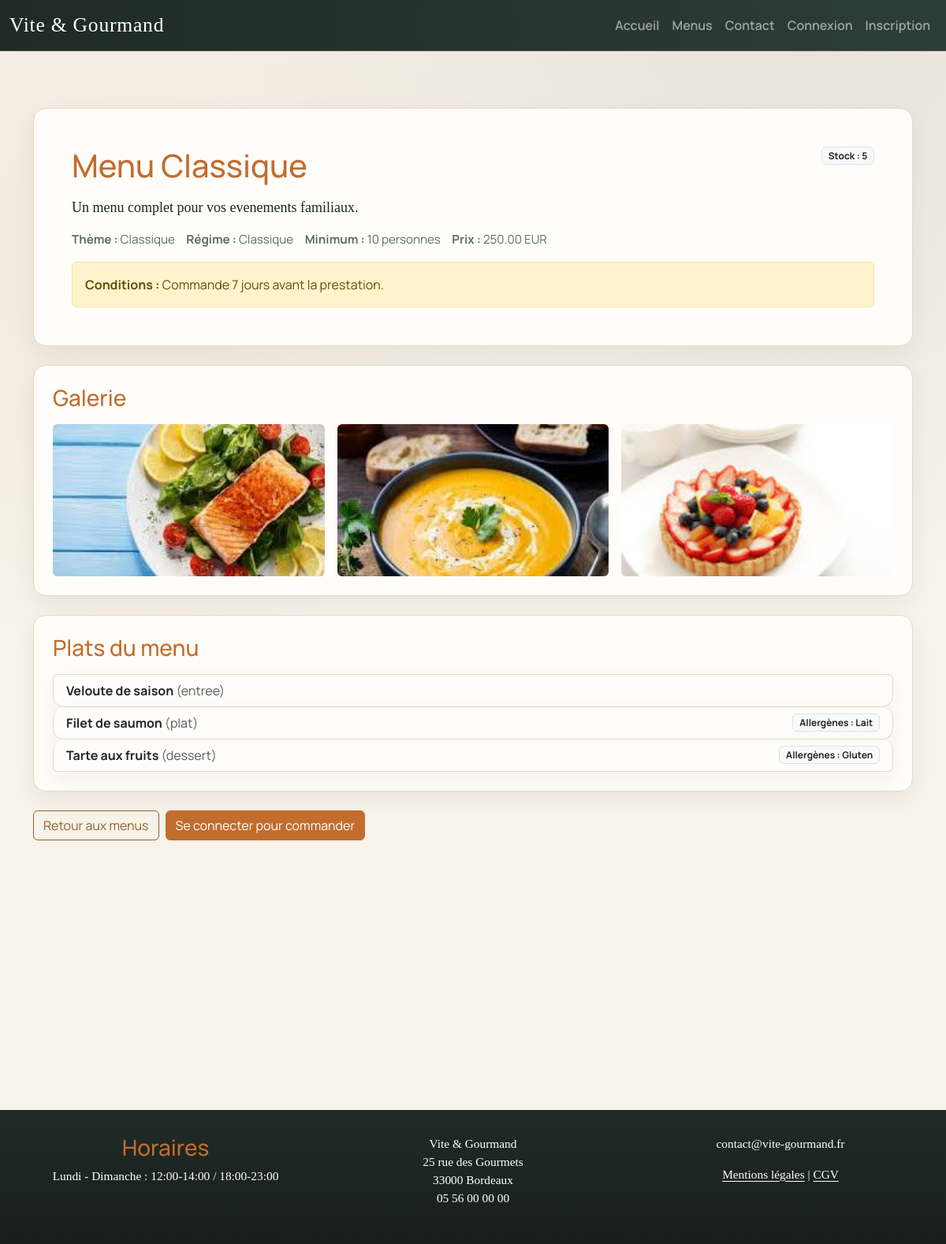
Screenshot of /menus/1 with the database file from the repository.
### tables this page shows
CREATE TABLE menus (
  id INT AUTO_INCREMENT PRIMARY KEY,
  title VARCHAR(150) NOT NULL,
  description TEXT,
  theme_id INT NOT NULL,
  regime_id INT NOT NULL,
  min_people INT NOT NULL,
  base_price DECIMAL(10,2) NOT NULL,
  conditions_text TEXT,
  stock INT NOT NULL DEFAULT 0,
  is_active TINYINT(1) NOT NULL DEFAULT 1,
  created_at TIMESTAMP DEFAULT CURRENT_TIMESTAMP,
  updated_at TIMESTAMP DEFAULT CURRENT_TIMESTAMP ON UPDATE CURRENT_TIMESTAMP,
  FOREIGN KEY (theme_id) REFERENCES themes(id),
  FOREIGN KEY (regime_id) REFERENCES regimes(id)
);

CREATE TABLE themes (
  id INT AUTO_INCREMENT PRIMARY KEY,
  name VARCHAR(100) UNIQUE NOT NULL
);

CREATE TABLE regimes (
  id INT AUTO_INCREMENT PRIMARY KEY,
  name VARCHAR(100) UNIQUE NOT NULL
);

CREATE TABLE menu_images (
  id INT AUTO_INCREMENT PRIMARY KEY,
  menu_id INT NOT NULL,
  image_path VARCHAR(255) NOT NULL,
  caption VARCHAR(150),
  FOREIGN KEY (menu_id) REFERENCES menus(id) ON DELETE CASCADE
);

CREATE TABLE dishes (
  id INT AUTO_INCREMENT PRIMARY KEY,
  name VARCHAR(150) NOT NULL,
  type ENUM('entree','plat','dessert') NOT NULL,
  description TEXT
);

### app/helpers.php (called while the page is built, shortened)
<?php
function view(string $path, array $data = []): void
{
    require __DIR__ . '/views/layout.php';
}
function partial(string $path, array $data = []): void
{
    extract($data, EXTR_SKIP);
    require __DIR__ . '/views/' . $path . '.php';
}
function auth(): ?array
{
    return $_SESSION['user'] ?? null;
}

### app/controllers/Controller.php (called while the page is built, shortened)
<?php
abstract class Controller
{
    protected function view(string $path, array $data = []): void
    {
        view($path, $data);
    }
}

### app/controllers/MenuController.php (called while the page is built, shortened)
<?php
final class MenuController extends Controller
{
    public function show(string $id): void
    {
        $menu = Menu::find((int)$id);
        $images = Menu::images((int)$id);
        $dishes = Menu::dishes((int)$id);
        $this->view('pages/menu_detail', [
            'menu' => $menu,
            'images' => $images,
            'dishes' => $dishes,
        ]);
    }
}

### public/index.php (called while the page is built, shortened)
<?php
$router = require __DIR__ . '/../app/bootstrap.php';
$router->dispatch($_SERVER['REQUEST_METHOD'], $_SERVER['REQUEST_URI']);

### app/bootstrap.php (called while the page is built, shortened)
<?php
require_once __DIR__ . '/helpers.php';
spl_autoload_register(function (string $class): void {
    $prefix = 'App\\';
    if (str_starts_with($class, $prefix)) {
        $relative = substr($class, strlen($prefix));
        $path = __DIR__ . '/' . str_replace('\\', '/', $relative) . '.php';
    }
});
$config = require __DIR__ . '/../config/app.php';
$dbConfig = require __DIR__ . '/../config/db.php';
$app = [
    'config' => $config,
    'db' => $dbConfig,
];
function app(): array
{
    global $app;
    return $app;
}
$router = new App\Router();
$router->get('/', [App\Controllers\HomeController::class, 'index']);
$router->get('/menus', [App\Controllers\MenuController::class, 'index']);
$router->get('/menus/{id}', [App\Controllers\MenuController::class, 'show']);
$router->get('/contact', [App\Controllers\ContactController::class, 'show']);
$router->post('/contact', [App\Controllers\ContactController::class, 'send']);
$router->get('/legal', [App\Controllers\HomeController::class, 'legal']);
$router->get('/cgv', [App\Controllers\HomeController::class, 'cgv']);
$router->get('/signup', [App\Controllers\AuthController::class, 'showRegister']);
$router->post('/signup', [App\Controllers\AuthController::class, 'register']);
$router->get('/signin', [App\Controllers\AuthController::class, 'showLogin']);
$router->post('/signin', [App\Controllers\AuthController::class, 'login']);
$router->get('/signout', [App\Controllers\AuthController::class, 'logout']);
$router->get('/forgot', [App\Controllers\AuthController::class, 'showForgot']);
$router->post('/forgot', [App\Controllers\AuthController::class, 'sendReset']);
$router->get('/reset/{token}', [App\Controllers\AuthController::class, 'showReset']);
$router->post('/reset', [App\Controllers\AuthController::class, 'reset']);
$router->get('/account', [App\Controllers\AccountController::class, 'index']);
$router->post('/account', [App\Controllers\AccountController::class, 'update']);
$router->get('/orders/new', [App\Controllers\OrderController::class, 'create']);
$router->post('/orders', [App\Controllers\OrderController::class, 'store']);
$router->get('/orders/{id}', [App\Controllers\OrderController::class, 'show']);
$router->post('/orders/{id}/update', [App\Controllers\OrderController::class, 'update']);
$router->post('/orders/{id}/cancel', [App\Controllers\OrderController::class, 'cancel']);
$router->post('/orders/{id}/review', [App\Controllers\OrderController::class, 'review']);
$router->get('/employee', [App\Controllers\EmployeeController::class, 'dashboard']);
$router->post('/employee/orders/{id}/status', [App\Controllers\EmployeeController::class, 'updateStatus']);
$router->post('/employee/orders/{id}/cancel', [App\Controllers\EmployeeController::class, 'cancelOrder']);
$router->get('/employee/menus', [App\Controllers\EmployeeController::class, 'menus']);
$router->post('/employee/menus', [App\Controllers\EmployeeController::class, 'saveMenu']);
$router->post('/employee/menus/{id}/delete', [App\Controllers\EmployeeController::class, 'deleteMenu']);
$router->post('/employee/menus/{id}/deactivate', [App\Controllers\EmployeeController::class, 'deactivateMenu']);
$router->post('/employee/menus/{id}/activate', [App\Controllers\EmployeeController::class, 'activateMenu']);
$router->post('/employee/dishes', [App\Controllers\EmployeeController::class, 'saveDish']);
$router->post('/employee/dishes/{id}/delete', [App\Controllers\EmployeeController::class, 'deleteDish']);
$router->post('/employee/schedules', [App\Controllers\EmployeeController::class, 'saveSchedule']);
$router->post('/employee/reviews/{id}/validate', [App\Controllers\EmployeeController::class, 'validateReview']);
$router->post('/employee/reviews/{id}/reject', [App\Controllers\EmployeeController::class, 'rejectReview']);
$router->get('/admin', [App\Controllers\AdminController::class, 'dashboard']);
$router->post('/admin/employees', [App\Controllers\AdminController::class, 'createEmployee']);
$router->post('/admin/employees/{id}/disable', [App\Controllers\AdminController::class, 'disableEmployee']);
$router->post('/admin/nosql/sync', [App\Controllers\AdminController::class, 'syncNosql']);
return $router;

### config/app.php (called while the page is built, shortened)
<?php
return [
    'name' => 'Vite & Gourmand',
    'base_url' => '',
    'mail_from' => 'no-reply@vite-gourmand.local',
    'mail_to' => 'contact@vite-gourmand.local',
];

### config/db.php (called while the page is built, shortened)
<?php
return [
    'mysql' => [
        'host' => '127.0.0.1',
        'port' => 3306,
        'database' => 'vite_gourmand',
        'username' => 'root',
        'password' => 'Hugo8867*',
        'charset' => 'utf8mb4',
    ],
    'mongo' => [
        'uri' => 'mongodb+srv://vitegourmand_app:AppEcfmdp90%2A@vite-gourmand.aut66yx.mongodb.net/',
        'database' => 'vite-gourmand',
    ],
];

### app/models/Database.php (called while the page is built, shortened)
<?php
final class Database
{
    private static ?PDO $pdo = null;
    public static function pdo(): PDO
    {
        if (self::$pdo === null) {
            $cfg = app()['db']['mysql'];
            $dsn = sprintf(
                'mysql:host=%s;port=%d;dbname=%s;charset=%s',
                $cfg['host'],
                $cfg['port'],
                $cfg['database'],
                $cfg['charset']
            );
            try {
                self::$pdo = new PDO($dsn, $cfg['username'], $cfg['password'], [
                    PDO::ATTR_ERRMODE => PDO::ERRMODE_EXCEPTION,
                    PDO::ATTR_DEFAULT_FETCH_MODE => PDO::FETCH_ASSOC,
                ]);
            } catch (PDOException $e) {
                http_response_code(500);
                echo 'Erreur de connexion BDD: ' . $e->getMessage();
                exit;
            }
        }
        return self::$pdo;
    }
}

### app/models/Menu.php (called while the page is built, shortened)
<?php
final class Menu
{
    public static function find(int $id, bool $includeInactive = false): ?array
    {
        $sql = 'SELECT m.*, t.name AS theme, r.name AS regime FROM menus m
             JOIN themes t ON t.id = m.theme_id
             JOIN regimes r ON r.id = m.regime_id WHERE m.id = :id';
        if (!$includeInactive) {
            $sql .= ' AND m.is_active = 1';
        }
        $stmt = Database::pdo()->prepare($sql);
        try {
            $stmt->execute(['id' => $id]);
        } catch (PDOException $e) {
            if (str_contains($e->getMessage(), 'Unknown column') && str_contains($e->getMessage(), 'is_active')) {
                $fallbackSql = str_replace(' AND m.is_active = 1', '', $sql);
                $stmt = Database::pdo()->prepare($fallbackSql);
                $stmt->execute(['id' => $id]);
            } else {
                throw $e;
            }
        }
        $menu = $stmt->fetch();
        return $menu ?: null;
    }
    public static function images(int $menuId): array
    {
        $stmt = Database::pdo()->prepare('SELECT * FROM menu_images WHERE menu_id = :menu_id');
        $stmt->execute(['menu_id' => $menuId]);
        return $stmt->fetchAll();
    }
    public static function dishes(int $menuId): array
    {
        $stmt = Database::pdo()->prepare(
            'SELECT d.*, GROUP_CONCAT(a.name SEPARATOR ", ") AS allergens
             FROM menu_dishes md
             JOIN dishes d ON d.id = md.dish_id
             LEFT JOIN dish_allergens da ON da.dish_id = d.id
             LEFT JOIN allergens a ON a.id = da.allergen_id
             WHERE md.menu_id = :menu_id
             GROUP BY d.id'
        );
        $stmt->execute(['menu_id' => $menuId]);
        return $stmt->fetchAll();
    }
}

### app/views/pages/menu_detail.php (the view)
<div class="container py-4">
  <section class="surface p-4 p-lg-5 mb-4">
    <div class="d-flex flex-wrap justify-content-between align-items-start gap-2 mb-3">
      <h1 class="text-primary mb-0"><?php echo htmlspecialchars($menu['title']); ?></h1>
      <span class="badge text-bg-light border">Stock : <?php echo (int)$menu['stock']; ?></span>
    </div>
    <p class="mb-3"><?php echo htmlspecialchars($menu['description']); ?></p>
    <div class="menu-meta menu-meta-large mb-3">
      <span><strong>Th&egrave;me :</strong> <?php echo htmlspecialchars($menu['theme']); ?></span>
      <span><strong>R&eacute;gime :</strong> <?php echo htmlspecialchars($menu['regime']); ?></span>
      <span><strong>Minimum :</strong> <?php echo (int)$menu['min_people']; ?> personnes</span>
      <span><strong>Prix :</strong> <?php echo number_format((float)$menu['base_price'], 2); ?> EUR</span>
    </div>
    <div class="alert alert-warning mb-0"><strong>Conditions :</strong> <?php echo htmlspecialchars($menu['conditions_text']); ?></div>
  </section>
  <?php if (!empty($images)): ?>
    <section class="surface p-4 mb-4">
      <h3 class="text-primary mb-3">Galerie</h3>
      <div class="row g-3">
        <?php foreach ($images as $image): ?>
          <div class="col-md-4">
            <img class="w-100 rounded" src="<?php echo htmlspecialchars($image['image_path']); ?>" alt="<?php echo htmlspecialchars($image['caption']); ?>">
          </div>
        <?php endforeach; ?>
      </div>
    </section>
  <?php endif; ?>
  <section class="surface p-4 mb-4">
    <h3 class="text-primary mb-3">Plats du menu</h3>
    <ul class="list-group">
      <?php foreach ($dishes as $dish): ?>
        <li class="list-group-item d-flex justify-content-between align-items-center gap-3">
          <span>
            <strong><?php echo htmlspecialchars($dish['name']); ?></strong>
            <span class="text-muted">(<?php echo htmlspecialchars($dish['type']); ?>)</span>
          </span>
          <?php if (!empty($dish['allergens'])): ?>
            <span class="badge text-bg-light border">Allerg&egrave;nes : <?php echo htmlspecialchars($dish['allergens']); ?></span>
          <?php endif; ?>
        </li>
      <?php endforeach; ?>
    </ul>
  </section>
  <div class="d-flex flex-wrap gap-2">
    <a class="btn btn-outline-primary" href="/menus">Retour aux menus</a>
    <?php if (auth()): ?>
      <a class="btn btn-primary" href="/orders/new?menu_id=<?php echo (int)$menu['id']; ?>">Commander ce menu</a>
    <?php else: ?>
      <a class="btn btn-primary" href="/signin">Se connecter pour commander</a>
    <?php endif; ?>
  </div>
</div>

### app/Router.php (shortened to what this page needs)
<?php
final class Router
{
    private array $routes = [];
    private function add(string $method, string $pattern, array $handler): void
    {
        $regex = $this->patternToRegex($pattern);
        $this->routes[] = [$method, $pattern, $regex, $handler];
    }
    public function dispatch(string $method, string $uri): void
    {
        $path = parse_url($uri, PHP_URL_PATH) ?? '/';
        foreach ($this->routes as [$routeMethod, $pattern, $regex, $handler]) {
            if (preg_match($regex, $path, $matches)) {
                $params = array_filter(
                    $matches,
                    fn($k) => is_string($k),
                    ARRAY_FILTER_USE_KEY
                );
                [$class, $action] = $handler;
                $controller = new $class();
                $controller->$action(...array_values($params));
                return;
            }
        }
    }
    private function patternToRegex(string $pattern): string
    {
        $pattern = rtrim($pattern, '/');
        if ($pattern === '') {
            $pattern = '/';
        }
        $regex = preg_replace('/\{(\w+)\}/', '(?P<$1>[^/]+)', $pattern);
        return '#^' . $regex . '/?$#';
    }
}

### app/views/partials/header.php (shortened to what this page needs)
<?php $user = auth(); ?>
<header>
  <nav class="navbar navbar-expand-lg bg-dark" data-bs-theme="dark">
    <div class="container-fluid">
      <a class="navbar-brand" href="/">Vite & Gourmand</a>
      <div class="collapse navbar-collapse" id="navbarSupportedContent">
        <ul class="navbar-nav ms-auto mb-2 mb-lg-0">
          <li class="nav-item"><a class="nav-link" href="/">Accueil</a></li>
          <li class="nav-item"><a class="nav-link" href="/menus">Menus</a></li>
          <li class="nav-item"><a class="nav-link" href="/contact">Contact</a></li>
          <?php if ($user): ?>
            <li class="nav-item"><a class="nav-link" href="/account">Mon compte</a></li>
            <?php if ($user['role'] === 'employe' || $user['role'] === 'admin'): ?>
              <li class="nav-item"><a class="nav-link" href="/employee">Espace employ&eacute;</a></li>
            <?php endif; ?>
            <?php if ($user['role'] === 'admin'): ?>
              <li class="nav-item"><a class="nav-link" href="/admin">Admin</a></li>
            <?php endif; ?>
            <li class="nav-item"><a class="nav-link" href="/signout">D&eacute;connexion</a></li>
          <?php else: ?>
            <li class="nav-item"><a class="nav-link" href="/signin">Connexion</a></li>
            <li class="nav-item"><a class="nav-link" href="/signup">Inscription</a></li>
          <?php endif; ?>
        </ul>
      </div>
    </div>
  </nav>
</header>

### app/views/partials/footer.php
<footer class="bg-dark text-white text-center footer mt-5">
  <div class="row m-0">
    <div class="col-12 col-lg-4 p-3">
      <h3 class="text-primary">Horaires</h3>
      <p>Lundi - Dimanche : 12:00-14:00 / 18:00-23:00</p>
    </div>
    <div class="col-6 col-lg-4 p-3">
      <p>Vite & Gourmand<br/>
        25 rue des Gourmets<br/>
        33000 Bordeaux<br/>
        05 56 00 00 00
      </p>
    </div>
    <div class="col-6 col-lg-4 p-3">
      <p>contact@vite-gourmand.fr</p>
      <p><a class="text-white" href="/legal">Mentions l&eacute;gales</a> | <a class="text-white" href="/cgv">CGV</a></p>
    </div>
  </div>
</footer>

### rows the page displays
menus: title "Menu Classique", stock "5", description "Un menu complet pour vos evenements familiaux.", theme.name "Classique", regime.name "Classique", min_people "10", base_price "250.00", conditions_text "Commande 7 jours avant la prestation."
menu_images: shows a picture
menu_images: shows a picture
menu_images: shows a picture
dishes: name "Veloute de saison", type "entree"
dishes: name "Filet de saumon", type "plat", allergens "Lait"
dishes: name "Tarte aux fruits", type "dessert", allergens "Gluten"
